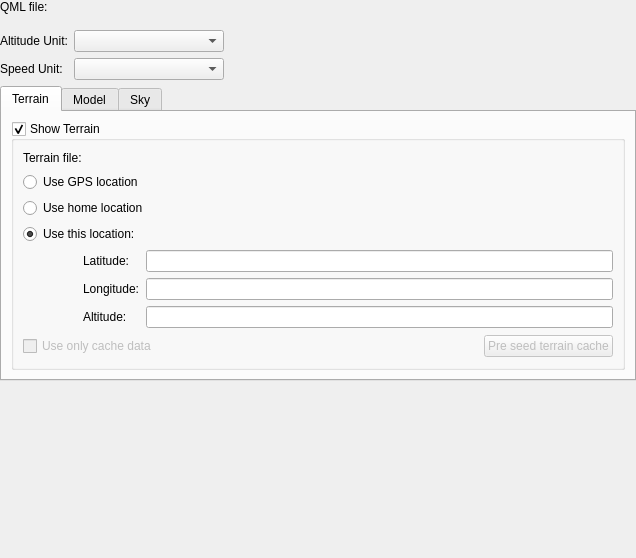
<?xml version="1.0" encoding="UTF-8"?>
<ui version="4.0">
 <class>PfdQmlGadgetOptionsPage</class>
 <widget class="QWidget" name="PfdQmlGadgetOptionsPage">
  <property name="geometry">
   <rect>
    <x>0</x>
    <y>0</y>
    <width>636</width>
    <height>558</height>
   </rect>
  </property>
  <property name="sizePolicy">
   <sizepolicy hsizetype="Expanding" vsizetype="Expanding">
    <horstretch>0</horstretch>
    <verstretch>0</verstretch>
   </sizepolicy>
  </property>
  <property name="windowTitle">
   <string>Form</string>
  </property>
  <layout class="QVBoxLayout" name="verticalLayout">
   <property name="leftMargin">
    <number>0</number>
   </property>
   <property name="topMargin">
    <number>0</number>
   </property>
   <property name="rightMargin">
    <number>0</number>
   </property>
   <property name="bottomMargin">
    <number>0</number>
   </property>
   <item>
    <widget class="QScrollArea" name="scrollArea">
     <property name="frameShape">
      <enum>QFrame::NoFrame</enum>
     </property>
     <property name="lineWidth">
      <number>0</number>
     </property>
     <property name="widgetResizable">
      <bool>true</bool>
     </property>
     <widget class="QWidget" name="scrollAreaWidgetContents">
      <property name="geometry">
       <rect>
        <x>0</x>
        <y>0</y>
        <width>636</width>
        <height>558</height>
       </rect>
      </property>
      <layout class="QVBoxLayout" name="verticalLayout_2">
       <property name="leftMargin">
        <number>0</number>
       </property>
       <property name="topMargin">
        <number>0</number>
       </property>
       <property name="rightMargin">
        <number>0</number>
       </property>
       <property name="bottomMargin">
        <number>0</number>
       </property>
       <item>
        <layout class="QHBoxLayout" name="horizontalLayout" stretch="0,0">
         <property name="spacing">
          <number>10</number>
         </property>
         <property name="sizeConstraint">
          <enum>QLayout::SetMaximumSize</enum>
         </property>
         <property name="bottomMargin">
          <number>10</number>
         </property>
         <item>
          <widget class="QLabel" name="label">
           <property name="text">
            <string>QML file: </string>
           </property>
          </widget>
         </item>
         <item>
          <widget class="Utils::PathChooser" name="qmlSourceFile" native="true">
           <property name="sizePolicy">
            <sizepolicy hsizetype="MinimumExpanding" vsizetype="Preferred">
             <horstretch>0</horstretch>
             <verstretch>0</verstretch>
            </sizepolicy>
           </property>
          </widget>
         </item>
        </layout>
       </item>
       <item>
        <layout class="QFormLayout" name="formLayout">
         <item row="0" column="0">
          <widget class="QLabel" name="label_7">
           <property name="text">
            <string>Altitude Unit:</string>
           </property>
          </widget>
         </item>
         <item row="1" column="0">
          <widget class="QLabel" name="label_6">
           <property name="text">
            <string>Speed Unit:</string>
           </property>
          </widget>
         </item>
         <item row="0" column="1">
          <widget class="QComboBox" name="altUnitCombo">
           <property name="maximumSize">
            <size>
             <width>150</width>
             <height>16777215</height>
            </size>
           </property>
          </widget>
         </item>
         <item row="1" column="1">
          <widget class="QComboBox" name="speedUnitCombo">
           <property name="maximumSize">
            <size>
             <width>150</width>
             <height>16777215</height>
            </size>
           </property>
          </widget>
         </item>
        </layout>
       </item>
       <item>
        <widget class="QTabWidget" name="tabWidget">
         <property name="currentIndex">
          <number>0</number>
         </property>
         <widget class="QWidget" name="tab">
          <attribute name="title">
           <string>Terrain</string>
          </attribute>
          <layout class="QVBoxLayout" name="verticalLayout_5">
           <item>
            <widget class="QGroupBox" name="showTerrain">
             <property name="title">
              <string>Show Terrain</string>
             </property>
             <property name="checkable">
              <bool>true</bool>
             </property>
             <layout class="QVBoxLayout" name="verticalLayout_4">
              <item>
               <layout class="QHBoxLayout" name="horizontalLayout_3" stretch="0,0">
                <property name="spacing">
                 <number>0</number>
                </property>
                <property name="sizeConstraint">
                 <enum>QLayout::SetMaximumSize</enum>
                </property>
                <property name="bottomMargin">
                 <number>0</number>
                </property>
                <item>
                 <widget class="QLabel" name="label_2">
                  <property name="text">
                   <string>Terrain file:</string>
                  </property>
                 </widget>
                </item>
                <item>
                 <widget class="Utils::PathChooser" name="earthFile" native="true">
                  <property name="sizePolicy">
                   <sizepolicy hsizetype="MinimumExpanding" vsizetype="Preferred">
                    <horstretch>0</horstretch>
                    <verstretch>0</verstretch>
                   </sizepolicy>
                  </property>
                 </widget>
                </item>
               </layout>
              </item>
              <item>
               <widget class="QRadioButton" name="useGPSLocation">
                <property name="text">
                 <string>Use GPS location</string>
                </property>
               </widget>
              </item>
              <item>
               <widget class="QRadioButton" name="useHomeLocation">
                <property name="text">
                 <string>Use home location</string>
                </property>
               </widget>
              </item>
              <item>
               <widget class="QRadioButton" name="usePredefinedLocation">
                <property name="text">
                 <string>Use this location:</string>
                </property>
                <property name="checked">
                 <bool>true</bool>
                </property>
               </widget>
              </item>
              <item>
               <layout class="QGridLayout" name="gridLayout">
                <property name="leftMargin">
                 <number>60</number>
                </property>
                <item row="0" column="0">
                 <widget class="QLabel" name="label_3">
                  <property name="text">
                   <string>Latitude:</string>
                  </property>
                 </widget>
                </item>
                <item row="0" column="1">
                 <widget class="QLineEdit" name="latitude"/>
                </item>
                <item row="1" column="0">
                 <widget class="QLabel" name="label_4">
                  <property name="text">
                   <string>Longitude:</string>
                  </property>
                 </widget>
                </item>
                <item row="1" column="1">
                 <widget class="QLineEdit" name="longitude"/>
                </item>
                <item row="2" column="0">
                 <widget class="QLabel" name="label_5">
                  <property name="text">
                   <string>Altitude:</string>
                  </property>
                 </widget>
                </item>
                <item row="2" column="1">
                 <widget class="QLineEdit" name="altitude"/>
                </item>
               </layout>
              </item>
              <item>
               <layout class="QHBoxLayout" name="horizontalLayout_4">
                <item>
                 <widget class="QCheckBox" name="useOnlyCache">
                  <property name="enabled">
                   <bool>false</bool>
                  </property>
                  <property name="text">
                   <string>Use only cache data</string>
                  </property>
                  <property name="checkable">
                   <bool>true</bool>
                  </property>
                 </widget>
                </item>
                <item>
                 <spacer name="horizontalSpacer_2">
                  <property name="orientation">
                   <enum>Qt::Horizontal</enum>
                  </property>
                  <property name="sizeHint" stdset="0">
                   <size>
                    <width>74</width>
                    <height>24</height>
                   </size>
                  </property>
                 </spacer>
                </item>
                <item>
                 <widget class="QPushButton" name="preSeedTerrain">
                  <property name="enabled">
                   <bool>false</bool>
                  </property>
                  <property name="text">
                   <string>Pre seed terrain cache</string>
                  </property>
                 </widget>
                </item>
               </layout>
              </item>
             </layout>
            </widget>
           </item>
          </layout>
         </widget>
         <widget class="QWidget" name="tab_3">
          <attribute name="title">
           <string>Model</string>
          </attribute>
          <layout class="QVBoxLayout" name="verticalLayout_6">
           <item>
            <widget class="QGroupBox" name="showModel">
             <property name="title">
              <string>Show Model</string>
             </property>
             <property name="checkable">
              <bool>true</bool>
             </property>
             <layout class="QVBoxLayout" name="verticalLayout_3">
              <item>
               <widget class="QRadioButton" name="useAutomaticModel">
                <property name="enabled">
                 <bool>false</bool>
                </property>
                <property name="text">
                 <string>Use automatic model selection</string>
                </property>
               </widget>
              </item>
              <item>
               <widget class="QRadioButton" name="usePredefinedModel">
                <property name="enabled">
                 <bool>false</bool>
                </property>
                <property name="text">
                 <string>Use this model:</string>
                </property>
               </widget>
              </item>
              <item>
               <layout class="QHBoxLayout" name="horizontalLayout_2">
                <property name="spacing">
                 <number>6</number>
                </property>
                <property name="bottomMargin">
                 <number>0</number>
                </property>
                <item>
                 <widget class="QLabel" name="label_8">
                  <property name="text">
                   <string>Model file:</string>
                  </property>
                 </widget>
                </item>
                <item>
                 <widget class="Utils::PathChooser" name="modelFile" native="true">
                  <property name="sizePolicy">
                   <sizepolicy hsizetype="MinimumExpanding" vsizetype="Preferred">
                    <horstretch>0</horstretch>
                    <verstretch>0</verstretch>
                   </sizepolicy>
                  </property>
                 </widget>
                </item>
               </layout>
              </item>
              <item>
               <spacer name="verticalSpacer_2">
                <property name="orientation">
                 <enum>Qt::Vertical</enum>
                </property>
                <property name="sizeHint" stdset="0">
                 <size>
                  <width>20</width>
                  <height>40</height>
                 </size>
                </property>
               </spacer>
              </item>
             </layout>
            </widget>
           </item>
          </layout>
         </widget>
         <widget class="QWidget" name="tab_2">
          <attribute name="title">
           <string>Sky</string>
          </attribute>
         </widget>
        </widget>
       </item>
       <item>
        <spacer name="verticalSpacer">
         <property name="orientation">
          <enum>Qt::Vertical</enum>
         </property>
         <property name="sizeHint" stdset="0">
          <size>
           <width>20</width>
           <height>121</height>
          </size>
         </property>
        </spacer>
       </item>
      </layout>
     </widget>
    </widget>
   </item>
  </layout>
 </widget>
 <customwidgets>
  <customwidget>
   <class>Utils::PathChooser</class>
   <extends>QWidget</extends>
   <header location="global">utils/pathchooser.h</header>
   <container>1</container>
  </customwidget>
 </customwidgets>
 <resources/>
 <connections>
  <connection>
   <sender>usePredefinedLocation</sender>
   <signal>toggled(bool)</signal>
   <receiver>latitude</receiver>
   <slot>setEnabled(bool)</slot>
   <hints>
    <hint type="sourcelabel">
     <x>167</x>
     <y>188</y>
    </hint>
    <hint type="destinationlabel">
     <x>260</x>
     <y>222</y>
    </hint>
   </hints>
  </connection>
  <connection>
   <sender>usePredefinedLocation</sender>
   <signal>toggled(bool)</signal>
   <receiver>longitude</receiver>
   <slot>setEnabled(bool)</slot>
   <hints>
    <hint type="sourcelabel">
     <x>181</x>
     <y>188</y>
    </hint>
    <hint type="destinationlabel">
     <x>282</x>
     <y>255</y>
    </hint>
   </hints>
  </connection>
  <connection>
   <sender>usePredefinedLocation</sender>
   <signal>toggled(bool)</signal>
   <receiver>altitude</receiver>
   <slot>setEnabled(bool)</slot>
   <hints>
    <hint type="sourcelabel">
     <x>207</x>
     <y>188</y>
    </hint>
    <hint type="destinationlabel">
     <x>308</x>
     <y>288</y>
    </hint>
   </hints>
  </connection>
 </connections>
</ui>
